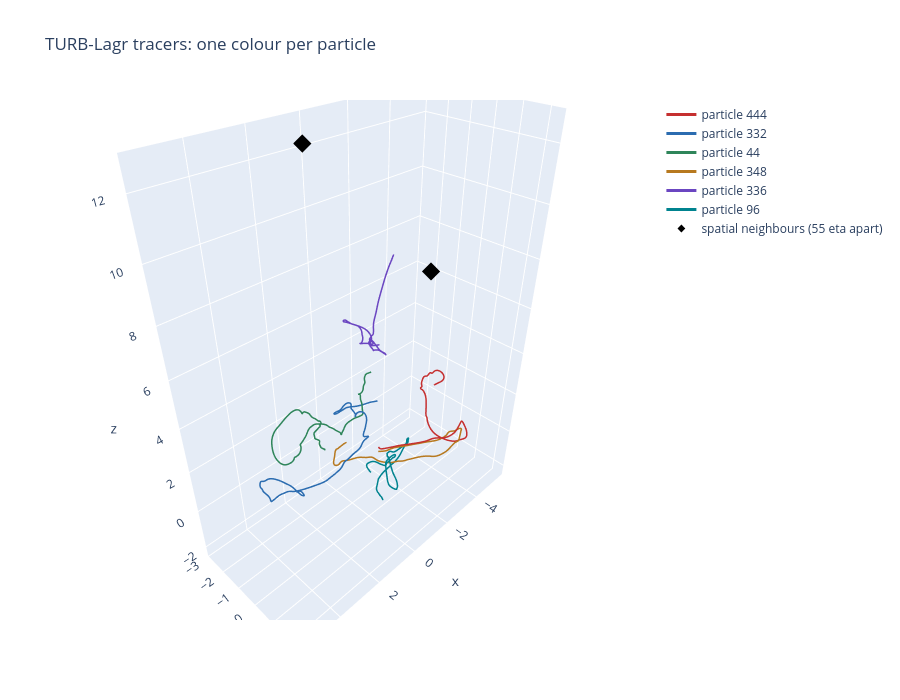

Here is the notebook cell this chart was saved with:
### Markdown cell above
## 9. The backbones in 3D

Several trajectories, coloured by `|omega|`. The tracers thread the same box; a bead's
spatial neighbours generally belong to *other* trajectories.

That is exactly the situation claim 2 describes, and the one a per-trajectory time-series
plot cannot express: it has one curve per particle and no shared spatial axis.

### Code cell
N_SHOW = 6
show = RNG.choice(N // TETRAD_SIZE, N_SHOW, replace=False) * TETRAD_SIZE
palette = ["#c53030", "#2b6cb0", "#2f855a", "#b7791f", "#6b46c1", "#00838f"]

g = go.Figure()
for c, i in zip(palette, show):
    g.add_trace(go.Scatter3d(
        x=X[i, ::4, 0], y=X[i, ::4, 1], z=X[i, ::4, 2],
        mode="lines", line=dict(color=c, width=3),
        name=f"particle {i}"))

# mark a cross-trajectory spatial neighbour pair at the final snapshot
kk = T - 1
P  = np.mod(X[:, kk], L_BOX)
pr = cKDTree(P, boxsize=L_BOX).query_pairs(RADII_ETA[1]*eta, output_type="ndarray")
pr = pr[TETRAD[pr[:, 0]] != TETRAD[pr[:, 1]]]
if len(pr):
    d  = np.linalg.norm(np.minimum(np.abs(P[pr[:,0]]-P[pr[:,1]]),
                                   L_BOX-np.abs(P[pr[:,0]]-P[pr[:,1]])), axis=1)
    a_, b_ = pr[np.argmin(d)]
    g.add_trace(go.Scatter3d(
        x=X[[a_, b_], kk, 0], y=X[[a_, b_], kk, 1], z=X[[a_, b_], kk, 2],
        mode="markers", marker=dict(size=6, color="black", symbol="diamond"),
        name=f"spatial neighbours ({d.min()/eta:.0f} eta apart)"))

g.update_layout(height=700,
                title="TURB-Lagr tracers: one colour per particle",
                scene=dict(aspectmode="data", xaxis_title="x",
                           yaxis_title="y", zaxis_title="z"))
g.show()

### Figure 1 — Plotly figure (JSON) as saved in the notebook; plotly's stock layout.template omitted (floating-point values rounded to 4 significant figures; data arrays with more than 128 entries replaced by an {"elided": "..."} marker saying what was removed)
{"data": [{"line": {"color": "#c53030", "width": 3}, "mode": "lines", "name": "particle 444", "type": "scatter3d", "x": {"elided": "500 float values"}, "y": {"elided": "500 float values"}, "z": {"elided": "500 float values"}}, {"line": {"color": "#2b6cb0", "width": 3}, "mode": "lines", "name": "particle 332", "type": "scatter3d", "x": {"elided": "500 float values"}, "y": {"elided": "500 float values"}, "z": {"elided": "500 float values"}}, {"line": {"color": "#2f855a", "width": 3}, "mode": "lines", "name": "particle 44", "type": "scatter3d", "x": {"elided": "500 float values"}, "y": {"elided": "500 float values"}, "z": {"elided": "500 float values"}}, {"line": {"color": "#b7791f", "width": 3}, "mode": "lines", "name": "particle 348", "type": "scatter3d", "x": {"elided": "500 float values"}, "y": {"elided": "500 float values"}, "z": {"elided": "500 float values"}}, {"line": {"color": "#6b46c1", "width": 3}, "mode": "lines", "name": "particle 336", "type": "scatter3d", "x": {"elided": "500 float values"}, "y": {"elided": "500 float values"}, "z": {"elided": "500 float values"}}, {"line": {"color": "#00838f", "width": 3}, "mode": "lines", "name": "particle 96", "type": "scatter3d", "x": {"elided": "500 float values"}, "y": {"elided": "500 float values"}, "z": {"elided": "500 float values"}}, {"marker": {"color": "black", "size": 6, "symbol": "diamond"}, "mode": "markers", "name": "spatial neighbours (55 eta apart)", "type": "scatter3d", "x": [1.107, -5.168], "y": [-1.63, -1.704], "z": [12.58, 6.262]}], "layout": {"height": 700, "scene": {"aspectmode": "data", "xaxis": {"title": {"text": "x"}}, "yaxis": {"title": {"text": "y"}}, "zaxis": {"title": {"text": "z"}}}, "title": {"text": "TURB-Lagr tracers: one colour per particle"}}}
